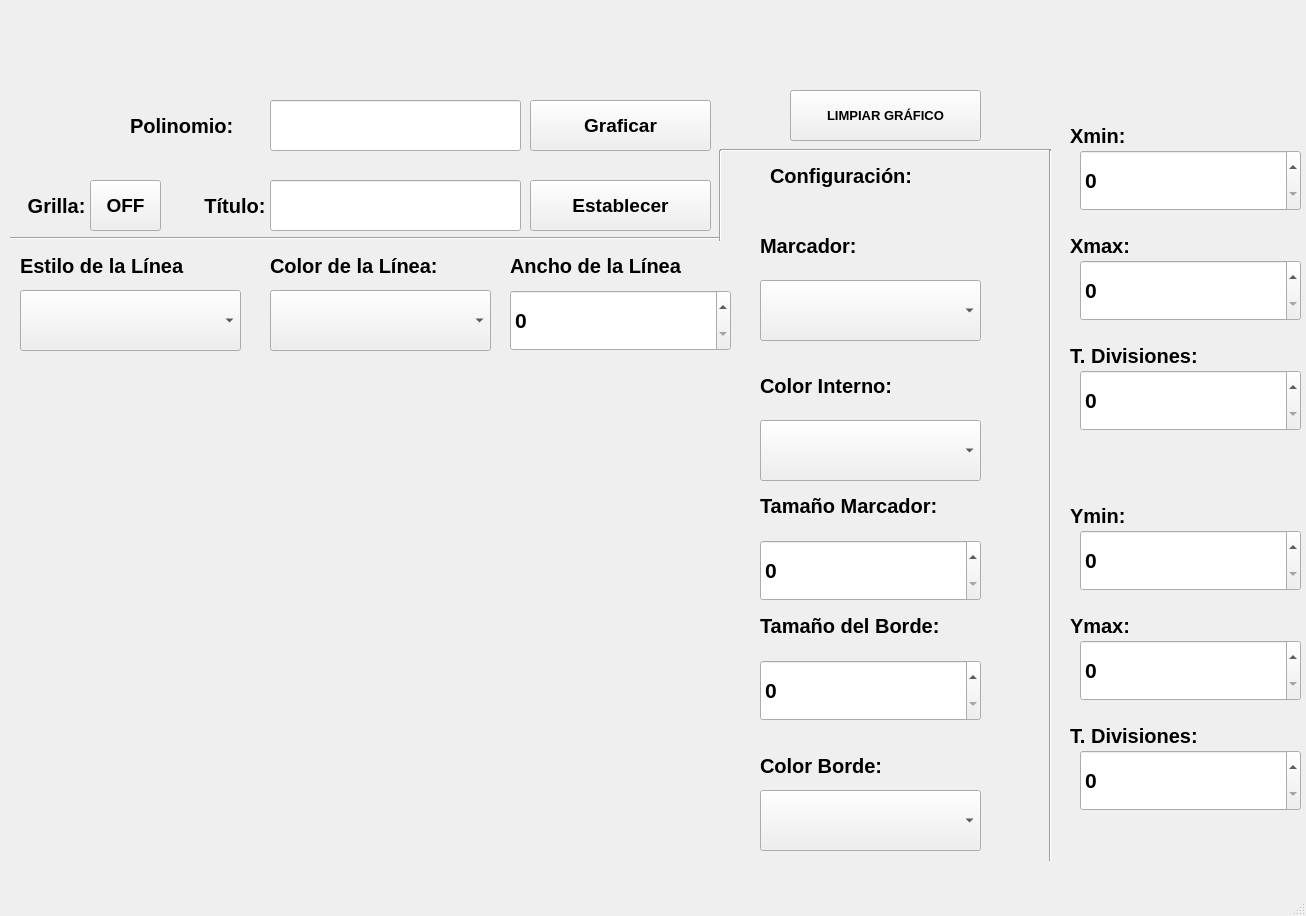
<?xml version="1.0" encoding="UTF-8"?>
<ui version="4.0">
 <class>MainWindow</class>
 <widget class="QMainWindow" name="MainWindow">
  <property name="geometry">
   <rect>
    <x>0</x>
    <y>0</y>
    <width>1306</width>
    <height>916</height>
   </rect>
  </property>
  <property name="windowTitle">
   <string>MainWindow</string>
  </property>
  <widget class="QWidget" name="centralwidget">
   <widget class="QPushButton" name="btn_graficar">
    <property name="geometry">
     <rect>
      <x>530</x>
      <y>100</y>
      <width>181</width>
      <height>51</height>
     </rect>
    </property>
    <property name="font">
     <font>
      <pointsize>14</pointsize>
      <weight>75</weight>
      <bold>true</bold>
     </font>
    </property>
    <property name="text">
     <string>Graficar</string>
    </property>
   </widget>
   <widget class="QLabel" name="label">
    <property name="geometry">
     <rect>
      <x>130</x>
      <y>100</y>
      <width>141</width>
      <height>51</height>
     </rect>
    </property>
    <property name="font">
     <font>
      <pointsize>15</pointsize>
      <weight>75</weight>
      <bold>true</bold>
     </font>
    </property>
    <property name="text">
     <string>Polinomio: </string>
    </property>
   </widget>
   <widget class="QLineEdit" name="txt_polinomio">
    <property name="geometry">
     <rect>
      <x>270</x>
      <y>100</y>
      <width>251</width>
      <height>51</height>
     </rect>
    </property>
   </widget>
   <widget class="QLabel" name="label_2">
    <property name="geometry">
     <rect>
      <x>130</x>
      <y>180</y>
      <width>141</width>
      <height>51</height>
     </rect>
    </property>
    <property name="font">
     <font>
      <pointsize>15</pointsize>
      <weight>75</weight>
      <bold>true</bold>
     </font>
    </property>
    <property name="text">
     <string>Título: </string>
    </property>
    <property name="alignment">
     <set>Qt::AlignRight|Qt::AlignTrailing|Qt::AlignVCenter</set>
    </property>
   </widget>
   <widget class="QLineEdit" name="txt_titulo">
    <property name="geometry">
     <rect>
      <x>270</x>
      <y>180</y>
      <width>251</width>
      <height>51</height>
     </rect>
    </property>
   </widget>
   <widget class="QPushButton" name="btn_titulo">
    <property name="geometry">
     <rect>
      <x>530</x>
      <y>180</y>
      <width>181</width>
      <height>51</height>
     </rect>
    </property>
    <property name="font">
     <font>
      <pointsize>14</pointsize>
      <weight>75</weight>
      <bold>true</bold>
     </font>
    </property>
    <property name="text">
     <string>Establecer</string>
    </property>
   </widget>
   <widget class="QLabel" name="label_3">
    <property name="geometry">
     <rect>
      <x>-50</x>
      <y>180</y>
      <width>141</width>
      <height>51</height>
     </rect>
    </property>
    <property name="font">
     <font>
      <pointsize>15</pointsize>
      <weight>75</weight>
      <bold>true</bold>
     </font>
    </property>
    <property name="text">
     <string>Grilla: </string>
    </property>
    <property name="alignment">
     <set>Qt::AlignRight|Qt::AlignTrailing|Qt::AlignVCenter</set>
    </property>
   </widget>
   <widget class="QPushButton" name="btn_grilla">
    <property name="geometry">
     <rect>
      <x>90</x>
      <y>180</y>
      <width>71</width>
      <height>51</height>
     </rect>
    </property>
    <property name="font">
     <font>
      <pointsize>14</pointsize>
      <weight>75</weight>
      <bold>true</bold>
     </font>
    </property>
    <property name="text">
     <string>OFF</string>
    </property>
   </widget>
   <widget class="QWidget" name="verticalLayoutWidget">
    <property name="geometry">
     <rect>
      <x>10</x>
      <y>360</y>
      <width>731</width>
      <height>501</height>
     </rect>
    </property>
    <layout class="QVBoxLayout" name="verticalLayout"/>
   </widget>
   <widget class="QPushButton" name="btn_limpiar">
    <property name="geometry">
     <rect>
      <x>790</x>
      <y>90</y>
      <width>191</width>
      <height>51</height>
     </rect>
    </property>
    <property name="font">
     <font>
      <pointsize>10</pointsize>
      <weight>75</weight>
      <bold>true</bold>
     </font>
    </property>
    <property name="text">
     <string>LIMPIAR GRÁFICO</string>
    </property>
   </widget>
   <widget class="Line" name="line">
    <property name="geometry">
     <rect>
      <x>720</x>
      <y>140</y>
      <width>331</width>
      <height>20</height>
     </rect>
    </property>
    <property name="orientation">
     <enum>Qt::Horizontal</enum>
    </property>
   </widget>
   <widget class="QLabel" name="label_4">
    <property name="geometry">
     <rect>
      <x>770</x>
      <y>150</y>
      <width>201</width>
      <height>51</height>
     </rect>
    </property>
    <property name="font">
     <font>
      <pointsize>15</pointsize>
      <weight>75</weight>
      <bold>true</bold>
     </font>
    </property>
    <property name="text">
     <string>Configuración: </string>
    </property>
   </widget>
   <widget class="QLabel" name="label_5">
    <property name="geometry">
     <rect>
      <x>20</x>
      <y>240</y>
      <width>231</width>
      <height>51</height>
     </rect>
    </property>
    <property name="font">
     <font>
      <pointsize>15</pointsize>
      <weight>75</weight>
      <bold>true</bold>
     </font>
    </property>
    <property name="text">
     <string>Estilo de la Línea</string>
    </property>
   </widget>
   <widget class="QLabel" name="label_6">
    <property name="geometry">
     <rect>
      <x>270</x>
      <y>240</y>
      <width>211</width>
      <height>51</height>
     </rect>
    </property>
    <property name="font">
     <font>
      <pointsize>15</pointsize>
      <weight>75</weight>
      <bold>true</bold>
     </font>
    </property>
    <property name="text">
     <string>Color de la Línea:</string>
    </property>
   </widget>
   <widget class="QLabel" name="label_7">
    <property name="geometry">
     <rect>
      <x>510</x>
      <y>240</y>
      <width>231</width>
      <height>51</height>
     </rect>
    </property>
    <property name="font">
     <font>
      <pointsize>15</pointsize>
      <weight>75</weight>
      <bold>true</bold>
     </font>
    </property>
    <property name="text">
     <string>Ancho de la Línea </string>
    </property>
   </widget>
   <widget class="QComboBox" name="cb_estiloLinea">
    <property name="geometry">
     <rect>
      <x>20</x>
      <y>290</y>
      <width>221</width>
      <height>61</height>
     </rect>
    </property>
    <property name="font">
     <font>
      <pointsize>16</pointsize>
      <weight>75</weight>
      <bold>true</bold>
     </font>
    </property>
   </widget>
   <widget class="QComboBox" name="cb_ColorLinea">
    <property name="geometry">
     <rect>
      <x>270</x>
      <y>290</y>
      <width>221</width>
      <height>61</height>
     </rect>
    </property>
    <property name="font">
     <font>
      <pointsize>16</pointsize>
      <weight>75</weight>
      <bold>true</bold>
     </font>
    </property>
   </widget>
   <widget class="QSpinBox" name="sp_anchoLinea">
    <property name="geometry">
     <rect>
      <x>510</x>
      <y>290</y>
      <width>221</width>
      <height>61</height>
     </rect>
    </property>
    <property name="font">
     <font>
      <pointsize>16</pointsize>
      <weight>75</weight>
      <bold>true</bold>
     </font>
    </property>
   </widget>
   <widget class="Line" name="line_3">
    <property name="geometry">
     <rect>
      <x>1040</x>
      <y>150</y>
      <width>20</width>
      <height>711</height>
     </rect>
    </property>
    <property name="orientation">
     <enum>Qt::Vertical</enum>
    </property>
   </widget>
   <widget class="QLabel" name="label_8">
    <property name="geometry">
     <rect>
      <x>1070</x>
      <y>110</y>
      <width>91</width>
      <height>51</height>
     </rect>
    </property>
    <property name="font">
     <font>
      <pointsize>15</pointsize>
      <weight>75</weight>
      <bold>true</bold>
     </font>
    </property>
    <property name="text">
     <string>Xmin:</string>
    </property>
   </widget>
   <widget class="QLabel" name="label_9">
    <property name="geometry">
     <rect>
      <x>1070</x>
      <y>220</y>
      <width>91</width>
      <height>51</height>
     </rect>
    </property>
    <property name="font">
     <font>
      <pointsize>15</pointsize>
      <weight>75</weight>
      <bold>true</bold>
     </font>
    </property>
    <property name="text">
     <string>Xmax:</string>
    </property>
   </widget>
   <widget class="QLabel" name="label_12">
    <property name="geometry">
     <rect>
      <x>1070</x>
      <y>330</y>
      <width>171</width>
      <height>51</height>
     </rect>
    </property>
    <property name="font">
     <font>
      <pointsize>15</pointsize>
      <weight>75</weight>
      <bold>true</bold>
     </font>
    </property>
    <property name="text">
     <string>T. Divisiones: </string>
    </property>
   </widget>
   <widget class="QSpinBox" name="sp_Xmin">
    <property name="geometry">
     <rect>
      <x>1080</x>
      <y>150</y>
      <width>221</width>
      <height>61</height>
     </rect>
    </property>
    <property name="font">
     <font>
      <pointsize>16</pointsize>
      <weight>75</weight>
      <bold>true</bold>
     </font>
    </property>
   </widget>
   <widget class="QSpinBox" name="sp_Xmax">
    <property name="geometry">
     <rect>
      <x>1080</x>
      <y>260</y>
      <width>221</width>
      <height>61</height>
     </rect>
    </property>
    <property name="font">
     <font>
      <pointsize>16</pointsize>
      <weight>75</weight>
      <bold>true</bold>
     </font>
    </property>
   </widget>
   <widget class="QSpinBox" name="sp_divisionesX">
    <property name="geometry">
     <rect>
      <x>1080</x>
      <y>370</y>
      <width>221</width>
      <height>61</height>
     </rect>
    </property>
    <property name="font">
     <font>
      <pointsize>16</pointsize>
      <weight>75</weight>
      <bold>true</bold>
     </font>
    </property>
   </widget>
   <widget class="QSpinBox" name="sp_divisionesY">
    <property name="geometry">
     <rect>
      <x>1080</x>
      <y>750</y>
      <width>221</width>
      <height>61</height>
     </rect>
    </property>
    <property name="font">
     <font>
      <pointsize>16</pointsize>
      <weight>75</weight>
      <bold>true</bold>
     </font>
    </property>
   </widget>
   <widget class="QSpinBox" name="sp_Ymin">
    <property name="geometry">
     <rect>
      <x>1080</x>
      <y>530</y>
      <width>221</width>
      <height>61</height>
     </rect>
    </property>
    <property name="font">
     <font>
      <pointsize>16</pointsize>
      <weight>75</weight>
      <bold>true</bold>
     </font>
    </property>
   </widget>
   <widget class="QSpinBox" name="sp_Ymax">
    <property name="geometry">
     <rect>
      <x>1080</x>
      <y>640</y>
      <width>221</width>
      <height>61</height>
     </rect>
    </property>
    <property name="font">
     <font>
      <pointsize>16</pointsize>
      <weight>75</weight>
      <bold>true</bold>
     </font>
    </property>
   </widget>
   <widget class="QLabel" name="label_10">
    <property name="geometry">
     <rect>
      <x>1070</x>
      <y>600</y>
      <width>91</width>
      <height>51</height>
     </rect>
    </property>
    <property name="font">
     <font>
      <pointsize>15</pointsize>
      <weight>75</weight>
      <bold>true</bold>
     </font>
    </property>
    <property name="text">
     <string>Ymax:</string>
    </property>
   </widget>
   <widget class="QLabel" name="label_11">
    <property name="geometry">
     <rect>
      <x>1070</x>
      <y>490</y>
      <width>91</width>
      <height>51</height>
     </rect>
    </property>
    <property name="font">
     <font>
      <pointsize>15</pointsize>
      <weight>75</weight>
      <bold>true</bold>
     </font>
    </property>
    <property name="text">
     <string>Ymin:</string>
    </property>
   </widget>
   <widget class="QLabel" name="label_13">
    <property name="geometry">
     <rect>
      <x>1070</x>
      <y>710</y>
      <width>171</width>
      <height>51</height>
     </rect>
    </property>
    <property name="font">
     <font>
      <pointsize>15</pointsize>
      <weight>75</weight>
      <bold>true</bold>
     </font>
    </property>
    <property name="text">
     <string>T. Divisiones: </string>
    </property>
   </widget>
   <widget class="QLabel" name="label_14">
    <property name="geometry">
     <rect>
      <x>0</x>
      <y>0</y>
      <width>111</width>
      <height>121</height>
     </rect>
    </property>
    <property name="text">
     <string/>
    </property>
    <property name="pixmap">
     <pixmap resource="../../../PIP Equipo/PIP_UNIDAD_2_2021_3/recursos_proyecto.qrc">:/NUMEROS/Imagenes/Boca_Juniors_logo18.svg.png</pixmap>
    </property>
    <property name="scaledContents">
     <bool>true</bool>
    </property>
   </widget>
   <widget class="QLabel" name="label_15">
    <property name="geometry">
     <rect>
      <x>130</x>
      <y>0</y>
      <width>1041</width>
      <height>91</height>
     </rect>
    </property>
    <property name="text">
     <string/>
    </property>
    <property name="pixmap">
     <pixmap resource="../../../PIP Equipo/PIP_UNIDAD_2_2021_3/recursos_proyecto.qrc">:/UAT_FIANS/Imagenes/FIANS.png</pixmap>
    </property>
    <property name="scaledContents">
     <bool>true</bool>
    </property>
   </widget>
   <widget class="QLabel" name="label_16">
    <property name="geometry">
     <rect>
      <x>1180</x>
      <y>0</y>
      <width>121</width>
      <height>131</height>
     </rect>
    </property>
    <property name="text">
     <string/>
    </property>
    <property name="pixmap">
     <pixmap resource="../../../PIP Equipo/PIP_UNIDAD_2_2021_3/recursos_proyecto.qrc">:/LOGO/Imagenes/HD-wallpaper-bob-esponja-mafioso-bob-esponja-gangster-mafioso-meme.jpg</pixmap>
    </property>
    <property name="scaledContents">
     <bool>true</bool>
    </property>
   </widget>
   <widget class="Line" name="line_4">
    <property name="geometry">
     <rect>
      <x>10</x>
      <y>230</y>
      <width>711</width>
      <height>16</height>
     </rect>
    </property>
    <property name="orientation">
     <enum>Qt::Horizontal</enum>
    </property>
   </widget>
   <widget class="Line" name="line_5">
    <property name="geometry">
     <rect>
      <x>710</x>
      <y>150</y>
      <width>20</width>
      <height>91</height>
     </rect>
    </property>
    <property name="orientation">
     <enum>Qt::Vertical</enum>
    </property>
   </widget>
   <widget class="QLabel" name="label_17">
    <property name="geometry">
     <rect>
      <x>760</x>
      <y>220</y>
      <width>211</width>
      <height>51</height>
     </rect>
    </property>
    <property name="font">
     <font>
      <pointsize>15</pointsize>
      <weight>75</weight>
      <bold>true</bold>
     </font>
    </property>
    <property name="text">
     <string>Marcador:</string>
    </property>
   </widget>
   <widget class="QLabel" name="label_18">
    <property name="geometry">
     <rect>
      <x>760</x>
      <y>360</y>
      <width>211</width>
      <height>51</height>
     </rect>
    </property>
    <property name="font">
     <font>
      <pointsize>15</pointsize>
      <weight>75</weight>
      <bold>true</bold>
     </font>
    </property>
    <property name="text">
     <string>Color Interno:</string>
    </property>
   </widget>
   <widget class="QLabel" name="label_19">
    <property name="geometry">
     <rect>
      <x>760</x>
      <y>600</y>
      <width>211</width>
      <height>51</height>
     </rect>
    </property>
    <property name="font">
     <font>
      <pointsize>15</pointsize>
      <weight>75</weight>
      <bold>true</bold>
     </font>
    </property>
    <property name="text">
     <string>Tamaño del Borde:</string>
    </property>
   </widget>
   <widget class="QLabel" name="label_20">
    <property name="geometry">
     <rect>
      <x>760</x>
      <y>740</y>
      <width>211</width>
      <height>51</height>
     </rect>
    </property>
    <property name="font">
     <font>
      <pointsize>15</pointsize>
      <weight>75</weight>
      <bold>true</bold>
     </font>
    </property>
    <property name="text">
     <string>Color Borde:</string>
    </property>
   </widget>
   <widget class="QComboBox" name="cb_Marcador">
    <property name="geometry">
     <rect>
      <x>760</x>
      <y>280</y>
      <width>221</width>
      <height>61</height>
     </rect>
    </property>
    <property name="font">
     <font>
      <pointsize>16</pointsize>
      <weight>75</weight>
      <bold>true</bold>
     </font>
    </property>
   </widget>
   <widget class="QComboBox" name="cb_ColorInterno">
    <property name="geometry">
     <rect>
      <x>760</x>
      <y>420</y>
      <width>221</width>
      <height>61</height>
     </rect>
    </property>
    <property name="font">
     <font>
      <pointsize>16</pointsize>
      <weight>75</weight>
      <bold>true</bold>
     </font>
    </property>
   </widget>
   <widget class="QComboBox" name="cb_CBorde">
    <property name="geometry">
     <rect>
      <x>760</x>
      <y>790</y>
      <width>221</width>
      <height>61</height>
     </rect>
    </property>
    <property name="font">
     <font>
      <pointsize>16</pointsize>
      <weight>75</weight>
      <bold>true</bold>
     </font>
    </property>
   </widget>
   <widget class="QSpinBox" name="sp_TBorde">
    <property name="geometry">
     <rect>
      <x>760</x>
      <y>660</y>
      <width>221</width>
      <height>61</height>
     </rect>
    </property>
    <property name="font">
     <font>
      <pointsize>16</pointsize>
      <weight>75</weight>
      <bold>true</bold>
     </font>
    </property>
   </widget>
   <widget class="QLabel" name="label_21">
    <property name="geometry">
     <rect>
      <x>760</x>
      <y>480</y>
      <width>211</width>
      <height>51</height>
     </rect>
    </property>
    <property name="font">
     <font>
      <pointsize>15</pointsize>
      <weight>75</weight>
      <bold>true</bold>
     </font>
    </property>
    <property name="text">
     <string>Tamaño Marcador:</string>
    </property>
   </widget>
   <widget class="QSpinBox" name="sp_TMarcador">
    <property name="geometry">
     <rect>
      <x>760</x>
      <y>540</y>
      <width>221</width>
      <height>61</height>
     </rect>
    </property>
    <property name="font">
     <font>
      <pointsize>16</pointsize>
      <weight>75</weight>
      <bold>true</bold>
     </font>
    </property>
   </widget>
  </widget>
  <widget class="QMenuBar" name="menubar">
   <property name="geometry">
    <rect>
     <x>0</x>
     <y>0</y>
     <width>1306</width>
     <height>22</height>
    </rect>
   </property>
  </widget>
  <widget class="QStatusBar" name="statusbar"/>
 </widget>
 <resources>
  <include location="../../../PIP Equipo/PIP_UNIDAD_2_2021_3/recursos_proyecto.qrc"/>
 </resources>
 <connections/>
</ui>
